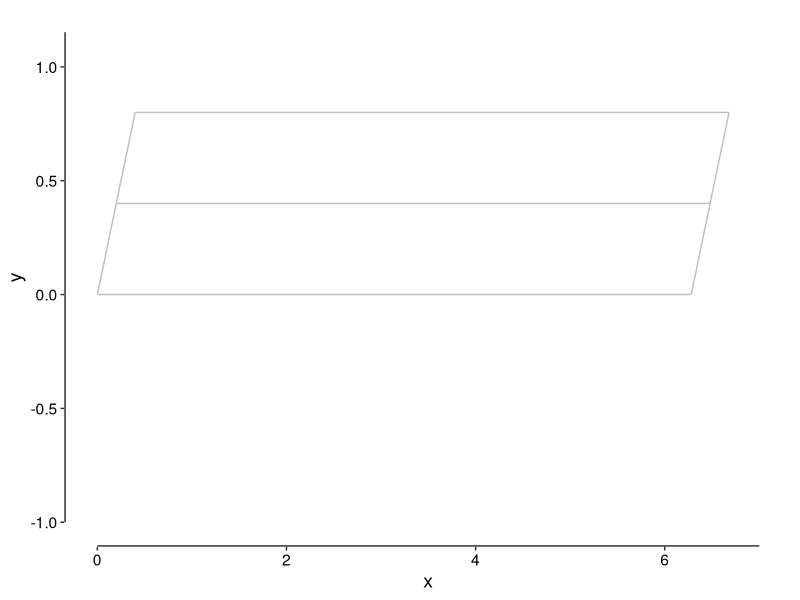
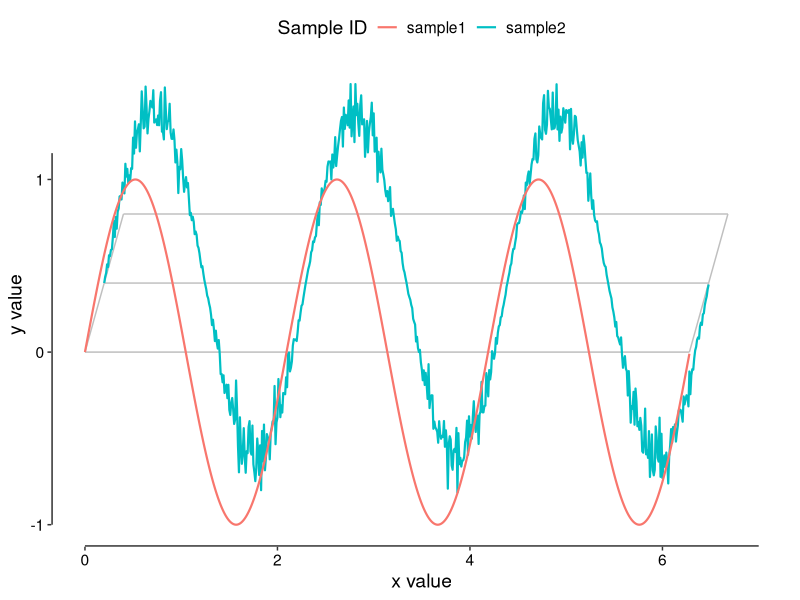
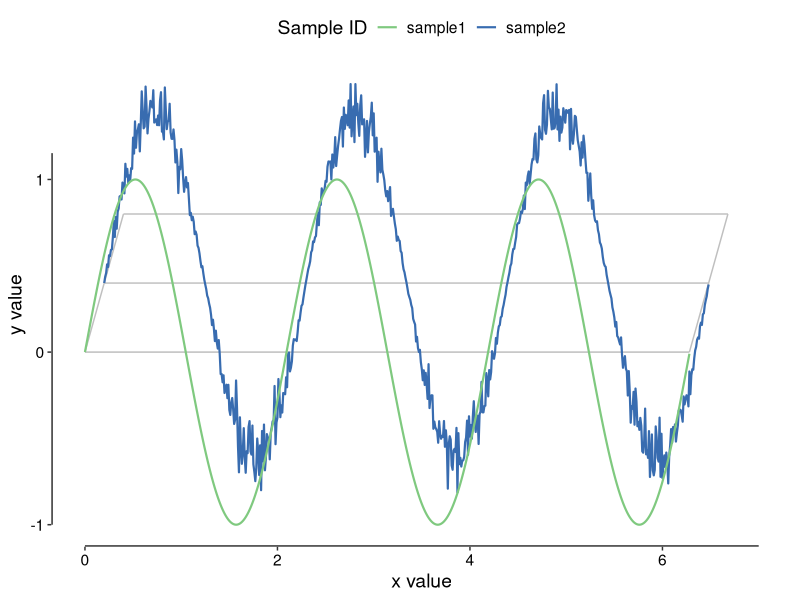
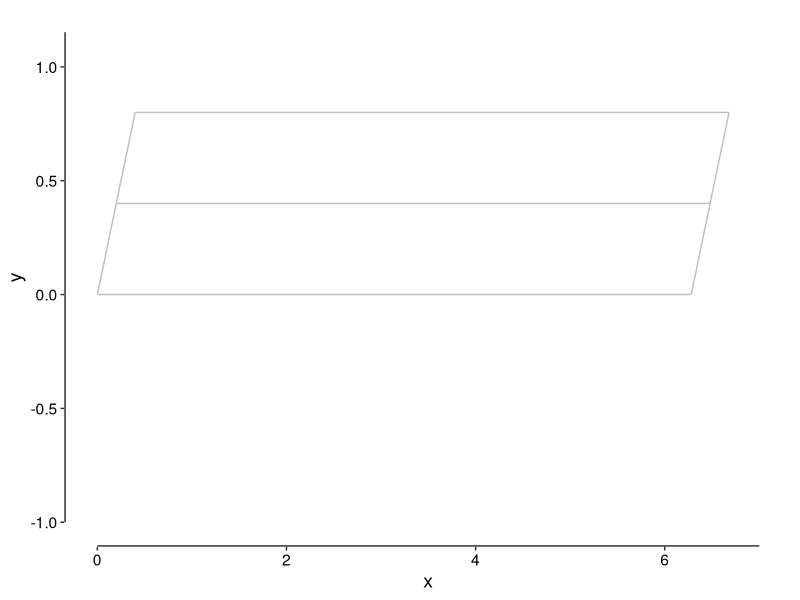
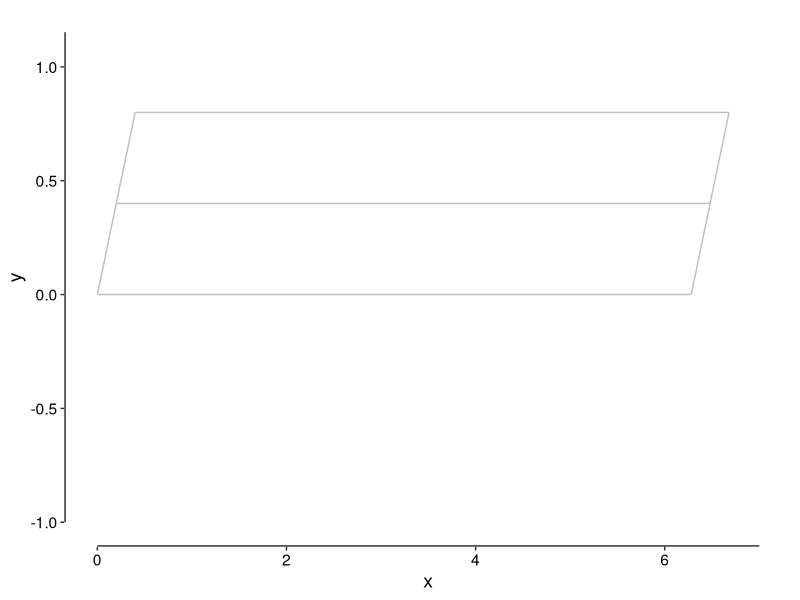
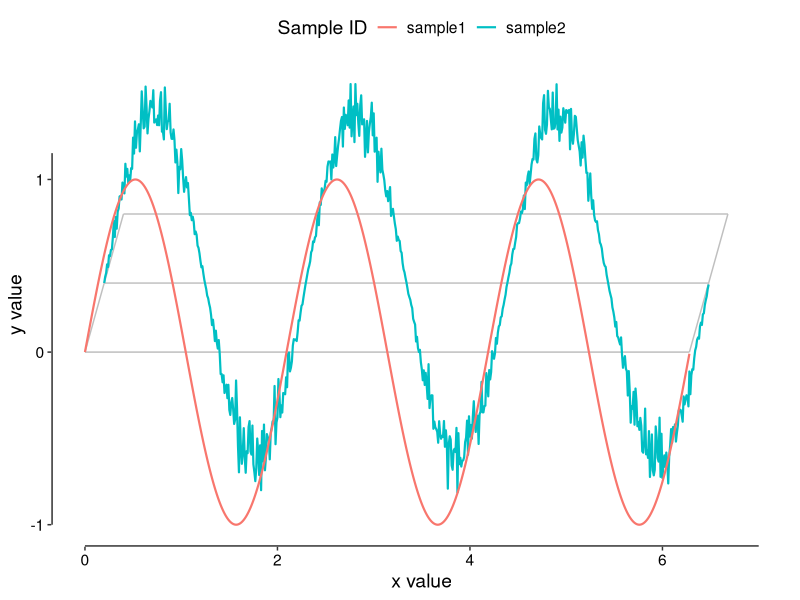
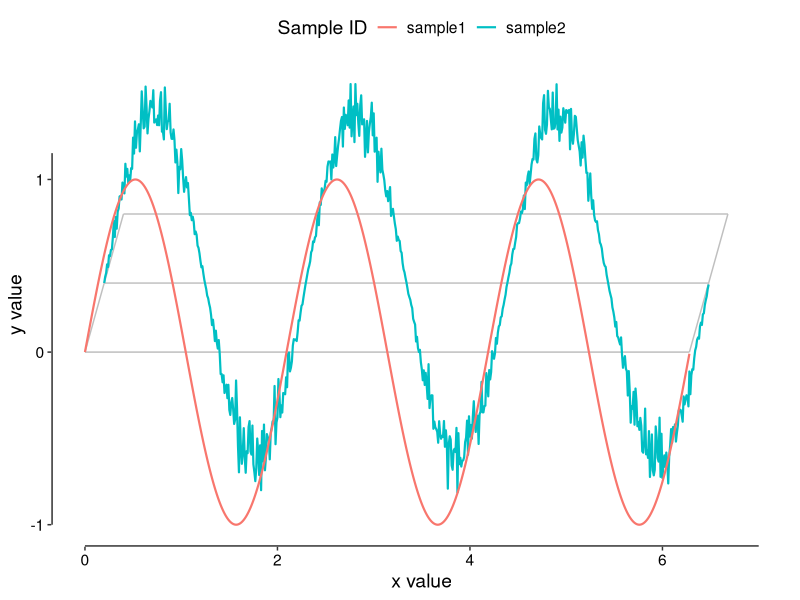
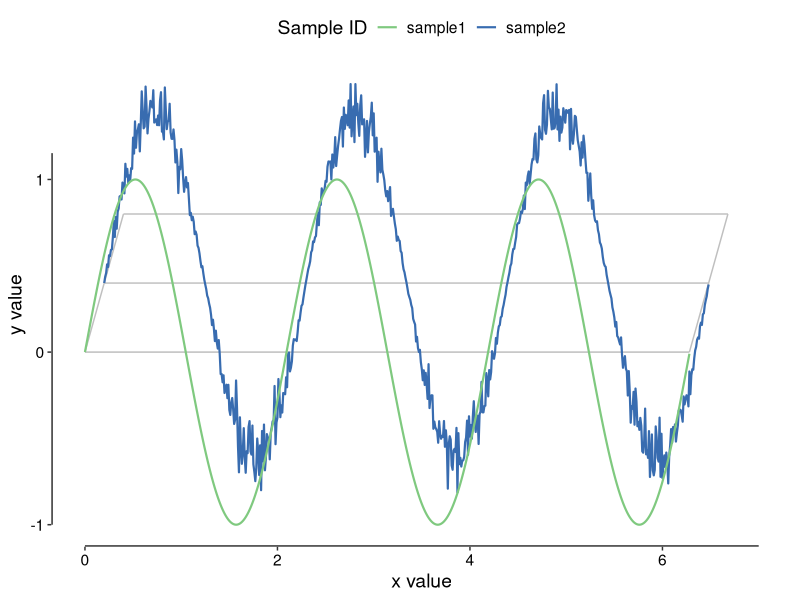

The R script that drew these images, in order:
## ---- chunk 1
knitr::opts_chunk$set(echo = TRUE)
## ---- chunk 2
library(tidyverse) 
## ---- chunk 3
library(RColorBrewer)
## ---- chunk 4
set.seed(666)

trace1 <- data.frame(
  "x" = seq(0, 2*pi, by = 0.01)
) %>% 
  mutate(y = sin(3*x))

trace2 <- data.frame(
  "x" = seq(0, 2*pi, by = 0.01)
) %>% 
  cbind(
    "amp" = rnorm(n = nrow(trace1), mean = 1, sd = 0.1)
  ) %>% 
  mutate(y = amp*sin(3*x))

example_1 <- rbind(
  trace1 %>% 
    mutate(sample = "sample1"),
  trace2 %>% 
    mutate(sample = "sample2") %>% 
    dplyr::select(-amp)
)

head(example_1)
## ---- chunk 5
find_xy_ranges <- function(data){
  data %>% 
    summarise(xmin = min(x),
            xmax = max(x),
            ymin = min(y),
            ymax = max(y))
}
## ---- chunk 6
example_1_ranges <- find_xy_ranges(example_1)

example_1_ranges
## ---- chunk 7
x_offset <- 0.2
y_offset <- 0.4
number_traces <- 3 
## ---- chunk 8
make_grid_table <- function(ranges, x_offset = 0.2, y_offset = 0.4, number_traces){
  data.frame(
     trace = 1:number_traces
  ) %>% 
    mutate(x = ranges$xmin + x_offset*(trace-1)) %>%               
    mutate(xend = ranges$xmax + x_offset*(trace-1)) %>% 
    mutate(y = y_offset*(trace-1)) %>% 
    mutate(yend = y) %>% 
    dplyr::select(-trace) %>% 
    rbind(
      rbind(
      c(ranges$xmin, ranges$xmin + x_offset*(number_traces - 1), 0, y_offset*(number_traces - 1)),
      c(ranges$xmax, ranges$xmax + x_offset*(number_traces - 1), 0, y_offset*(number_traces - 1))
    ) %>% 
      as.data.frame() %>% 
      dplyr::rename(
        x = V1,
        xend = V2,
        y = V3,
        yend = V4
    )
  )
}


## ---- chunk 9
make_axis_table <- function(ranges){
  rbind(
    c(ranges$xmin, ceiling(ranges$xmax), -Inf, -Inf), 
    c(-Inf, -Inf, round(ranges$ymin), ranges$ymax)
    ) %>% 
    as.data.frame() %>% 
    dplyr::rename(
      x = V1,
      xend = V2,
      y = V3,
      yend = V4
    )
}
## ---- chunk 10
example1_grid_table <- make_grid_table(example_1_ranges, x_offset = x_offset, y_offset = y_offset, number_traces = number_traces)
example1_axis_table <- make_axis_table(example_1_ranges)
## ---- chunk 11
make_coord <- function(grid_table, axis_table, ranges, number_traces, x_offset = 0.2, y_offset = 0.4){
  grid_table %>% 
    ggplot(aes(x = x, y = y)) +
    geom_segment(aes(x = x, xend = xend, y = y, yend = yend), 
                 color = "grey75") +
    geom_segment(data = axis_table, 
                  aes(x = x, xend = xend, y = y, yend = yend), 
                  color = "grey25", size = 1.1) +
    theme_minimal() +
    theme(
      panel.grid = element_blank(),
      text = element_text(color = "black", size = 14),
      axis.text = element_text(color = " black"),
      legend.position = "top",
      axis.ticks = element_line(color = "grey20")
  )
}
## ---- chunk 12
example1_coord <- make_coord(
  grid_table = example1_grid_table, 
  axis_table = example1_axis_table,
  ranges = example_1_ranges,
  number_traces = number_traces,
  x_offset = x_offset,
  y_offset = y_offset
)

example1_coord

ggsave("../Results/blank_coord.svg", height = 3, width = 6, bg = "white")
ggsave("../Results/blank_coord.png", height = 3, width = 6, bg = "white")
## ---- chunk 13
sample_names <- c("sample1", "sample2")
## ---- chunk 14
map_sample_to_trace <- function(samples){
  data.frame(
    "sample" = samples
  ) %>% 
    mutate(traces = 1:nrow(.))
}
## ---- chunk 15
example1_mapping <- map_sample_to_trace(sample_names)
example1_mapping
## ---- chunk 16
plot_traces <- function(data, coord, mapping, x_offset = 0.2, y_offset = 0.4, ranges, 
                        x_title = "x value", y_title = "y value", sample_ID_title = "Sample ID"){
  coord +
  geom_line(data = data %>%
              inner_join(mapping, by = "sample") %>%
              mutate(x_adj = x + x_offset*(traces - 1)) %>%
              mutate(y_adj = y + y_offset*(traces- 1)) %>% 
              mutate(sample = reorder(sample, -traces)) %>% 
              mutate(traces = reorder(traces, -traces)), 
            aes(x = x_adj, y = y_adj,
                group = traces, color = sample), 
  size = 0.75) +
  labs(x = x_title,
       y = y_title,
       color = sample_ID_title) +
  scale_color_discrete(limits = mapping$sample)
}
## ---- chunk 17
example_1_traces <- plot_traces(
  data = example_1,
  coord = example1_coord,
  mapping = example1_mapping,
  x_offset = x_offset,
  y_offset = y_offset,
  ranges = example_1_ranges
)

example_1_traces

ggsave("../Results/example_1.svg", height = 3, width = 6, bg = "white")
ggsave("../Results/example_1.png", height = 3, width = 6, bg = "white")
## ---- chunk 18
example_1_traces +
  scale_color_manual(values = brewer.pal(8, "Accent")[c(1,5)],
                     limits = example1_mapping$sample) +
  theme(legend.position = "top")

ggsave("../Results/example_1_nicer.svg", height = 3, width = 6, bg = "white")
ggsave("../Results/example_1_nicer.png", height = 3, width = 6, bg = "white")
